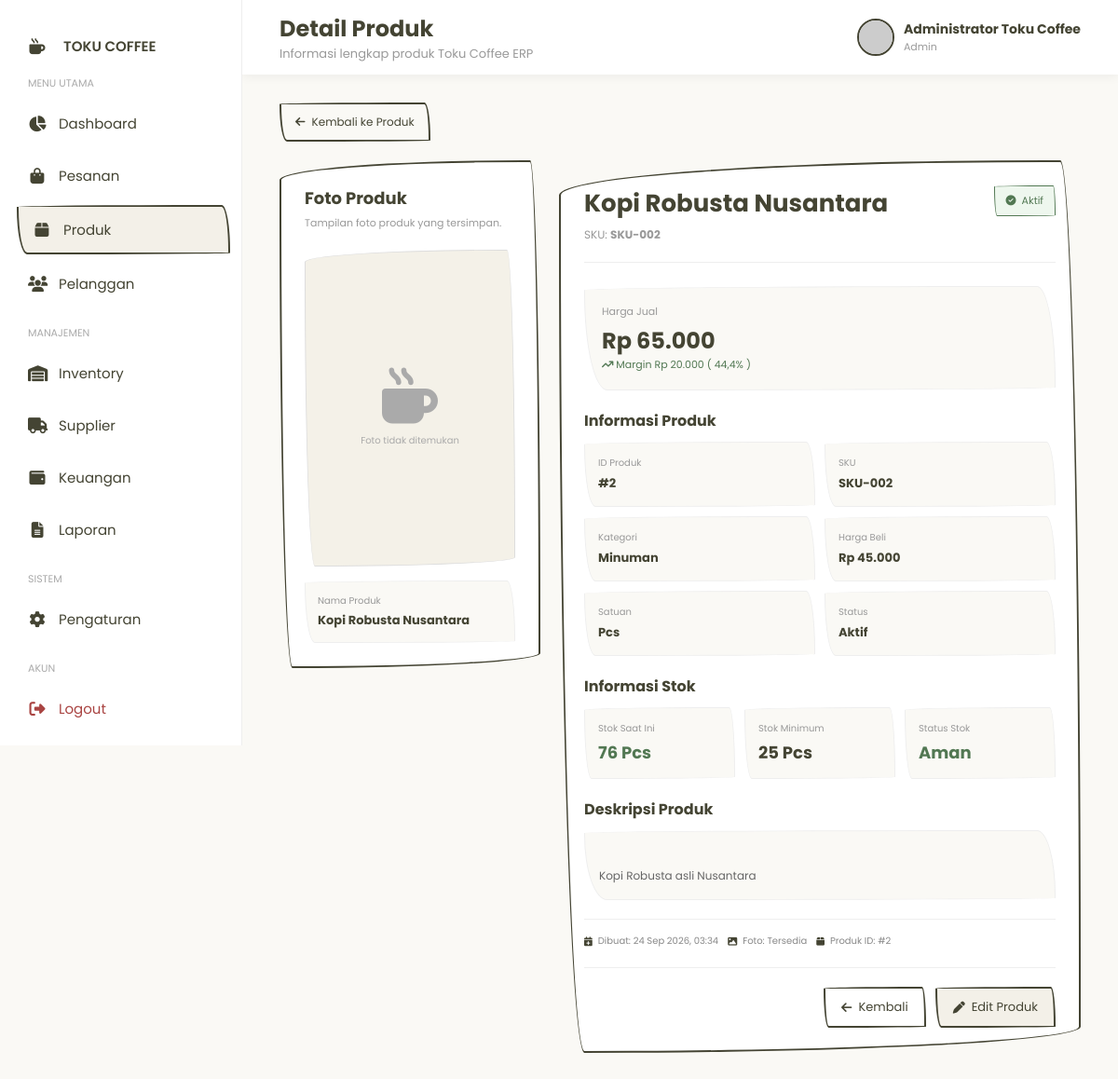
The app's page /produk/products_detail.php?id=2 (signed in) with its own data.
### tables this page shows
CREATE TABLE produk (
    id INT AUTO_INCREMENT PRIMARY KEY,
    kategori_id INT NOT NULL,
    sku VARCHAR(50) NOT NULL UNIQUE,
    nama_produk VARCHAR(150) NOT NULL,
    deskripsi TEXT,
    harga DECIMAL(15,2) NOT NULL DEFAULT 0,
    harga_beli DECIMAL(15,2) NOT NULL DEFAULT 0,
    stok INT NOT NULL DEFAULT 0,
    stok_minimum INT NOT NULL DEFAULT 0,
    satuan VARCHAR(30) DEFAULT 'Pcs',
    gambar VARCHAR(255),
    status ENUM('aktif','nonaktif') DEFAULT 'aktif',
    created_at TIMESTAMP DEFAULT CURRENT_TIMESTAMP,
    updated_at TIMESTAMP DEFAULT CURRENT_TIMESTAMP
        ON UPDATE CURRENT_TIMESTAMP,

    CONSTRAINT fk_produk_kategori
        FOREIGN KEY (kategori_id)
        REFERENCES kategori(id)
        ON DELETE RESTRICT
        ON UPDATE CASCADE
);

CREATE TABLE kategori (
    id INT AUTO_INCREMENT PRIMARY KEY,
    nama_kategori VARCHAR(100) NOT NULL,
    deskripsi TEXT,
    status ENUM('aktif','nonaktif') DEFAULT 'aktif',
    created_at TIMESTAMP DEFAULT CURRENT_TIMESTAMP
);

### produk/products_detail.php (the view, shortened to what this page needs)
<?php
require_once "../config/koneksi.php";
if (!function_exists('rupiah')) {
    function rupiah($angka)
    {
        return 'Rp ' . number_format((float)$angka, 0, ',', '.');
    }
}
if (!function_exists('e')) {
    function e($text)
    {
        return htmlspecialchars((string)$text, ENT_QUOTES, 'UTF-8');
    }
}
$id = isset($_GET['id'])
    ? (int)$_GET['id']
    : 0;
$namaUser =
    $_SESSION['full_name']
    ?? $_SESSION['username']
    ?? 'Admin ERP';
$roleUser =
    $_SESSION['role']
    ?? 'Administrator';
$avatarName = urlencode($namaUser);
$stmt = $conn->prepare("
    SELECT
        p.id,
        p.kategori_id,
        p.sku,
        p.nama_produk,
        p.deskripsi,
        p.harga,
        p.harga_beli,
        p.stok,
        p.stok_minimum,
        p.satuan,
        p.gambar,
        p.status,
        p.created_at,
        k.nama_kategori
    FROM produk p
    LEFT JOIN kategori k
        ON k.id = p.kategori_id
    WHERE p.id = ?
    LIMIT 1
");
$stmt->bind_param("i", $id);
$stmt->execute();
$result = $stmt->get_result();
$product = $result->fetch_assoc();
$hargaJual =
    (float)$product['harga'];
$hargaBeli =
    (float)$product['harga_beli'];
$stok =
    (int)$product['stok'];
$stokMinimum =
    (int)$product['stok_minimum'];
$margin =
    $hargaJual - $hargaBeli;
$marginPersen = 0;
if ($hargaBeli > 0) {
    $marginPersen =
        ($margin / $hargaBeli) * 100;
}
if ($stok <= 0) {
    $stokStatus = 'Habis';
    $stokClass = 'danger';
} elseif ($stok <= $stokMinimum) {
    $stokStatus = 'Stok Rendah';
    $stokClass = 'warning';
} else {
    $stokStatus = 'Aman';
    $stokClass = 'success';
}
$statusProduk =
    strtolower(
        trim(
            $product['status'] ?? ''
        )
    );
if ($statusProduk === 'aktif') {
    $statusLabel = 'Aktif';
    $statusClass = 'success';
} else {
    $statusLabel = 'Nonaktif';
    $statusClass = 'danger';
}
$fotoProduk = trim($product['gambar'] ?? '');
if (!empty($fotoProduk)) {
    if (
        strpos($fotoProduk, 'http://') === 0 ||
        strpos($fotoProduk, 'https://') === 0
    ) {
    } else {
        $fotoProduk = '../upload/' . basename($fotoProduk);
    }
} else {
    $fotoProduk = '../upload/toku-americano.png';
}
$tanggalProduk = '';
if (!empty($product['created_at'])) {
    $timestamp =
        strtotime(
            $product['created_at']
        );
    if ($timestamp !== false) {
        $tanggalProduk =
            date(
                'd M Y, H:i',
                $timestamp
            );
    }
}
?>
<!DOCTYPE html>
<html lang="id">
<head>
    <link
        rel="stylesheet"
        href="https://cdnjs.cloudflare.com/ajax/libs/font-awesome/6.5.2/css/all.min.css">
</head>
<body>
    <aside
        class="sidebar"
        id="sidebar">
        <a
            href="../dashboard.php"
            class="logo">
            <i class="fas fa-mug-hot"></i>
            TOKU COFFEE
        </a>
        <div class="menu-title">
            Menu Utama
        </div>
        <a href="../dashboard.php">
            <i class="fas fa-chart-pie"></i>
            Dashboard
        </a>
        <a href="../orders.php">
            <i class="fas fa-shopping-bag"></i>
            Pesanan
        </a>
        <a
            href="products.php"
            class="active">
            <i class="fas fa-box"></i>
            Produk
        </a>
        <a href="../customers.php">
            <i class="fas fa-users"></i>
            Pelanggan
        </a>
        <div
            class="menu-title"
            style="margin-top:2rem;">
            Manajemen
        </div>
        <a href="../inventory.php">
            <i class="fas fa-warehouse"></i>
            Inventory
        </a>
        <a href="../suppliers.php">
            <i class="fas fa-truck"></i>
            Supplier
        </a>
        <a href="../finance.php">
            <i class="fas fa-wallet"></i>
            Keuangan
        </a>
        <a href="../reports.php">
            <i class="fas fa-file-lines"></i>
            Laporan
        </a>
        <div
            class="menu-title"
            style="margin-top:2rem;">
            Sistem
        </div>
        <a href="../settings.php">
            <i class="fas fa-gear"></i>
            Pengaturan
        </a>
        <div
            class="menu-title"
            style="margin-top:2rem;">
            Akun
        </div>
        <a
            href="../login/logout.php"
            class="logout-menu"
            onclick="return confirm('Apakah Anda yakin ingin keluar dari sistem?');">
            <i class="fas fa-right-from-bracket"></i>
            Logout
        </a>
    </aside>
    <main class="main">
        <header class="topbar">
            <div class="topbar-left">
                <div class="page-title">
                    <h2>
                        Detail Produk
                    </h2>
                    <p>
                        Informasi lengkap produk Toku Coffee ERP
                    </p>
                </div>
            </div>
            <div class="topbar-right">
                <div class="profile">
                    <img
                        src="https://ui-avatars.com/api/?name=<?= $avatarName ?>&background=443&color=fff"
                        alt="Profile">
                    <div class="profile-info">
                        <h4>
                            <?= e($namaUser) ?>
                        </h4>
                        <p>
                            <?= e(ucfirst($roleUser)) ?>
                        </p>
                    </div>
                </div>
            </div>
        </header>
        <section class="content">
            <div class="back-button">
                <a href="products.php">
                    <i class="fas fa-arrow-left"></i>
                    Kembali ke Produk
                </a>
            </div>
            <div class="product-container">
                <section class="image-panel">
                    <h2>
                        Foto Produk
                    </h2>
                    <p>
                        Tampilan foto produk yang tersimpan.
                    </p>
                    <div class="image-preview">
                        <?php if (!empty($fotoProduk)): ?>
                            <div
                                class="no-image"
                                id="noImage"
                                style="display:none;">
                                <i class="fas fa-mug-hot"></i>
                                <span>
                                    Foto tidak ditemukan
                                </span>
                            </div>
                        <?php endif; ?>
                    </div>
                    <div class="image-info">
                        <span>
                            Nama Produk
                        </span>
                        <strong>
                            <?= e($product['nama_produk']) ?>
                        </strong>
                    </div>
                </section>
                <section class="detail-panel">
                    <div class="detail-header">
                        <div>
                            <h1>
                                <?= e($product['nama_produk']) ?>
                            </h1>
                            <p>
                                SKU:
                                <strong>
                                    <?= e($product['sku']) ?>
                                </strong>
                            </p>
                        </div>
                        <div
                            class="status-badge <?= e($statusClass) ?>">
                            <?php if ($statusProduk === 'aktif'): ?>
                                <i class="fas fa-circle-check"></i>
                            <?php else: ?>
                                <i class="fas fa-circle-xmark"></i>
                            <?php endif; ?>
                            <?= e($statusLabel) ?>
                        </div>
                    </div>
                    <div class="price-card">
                        <span>
                            Harga Jual
                        </span>
                        <strong>
                            <?= rupiah($hargaJual) ?>
                        </strong>
                        <?php if ($hargaBeli > 0): ?>
                            <small>
                                <i class="fas fa-arrow-trend-up"></i>
                                Margin
                                <?= rupiah($margin) ?>
                                (
                                <?= number_format(
                                    $marginPersen,
                                    1,
                                    ',',
                                    '.'
                                ) ?>%
                                )
                            </small>
                        <?php else: ?>
                            <small>
                                Harga beli belum tersedia
                            </small>
                        <?php endif; ?>
                    </div>
                    <h3 class="section-title">
                        Informasi Produk
                    </h3>
                    <div class="info-grid">
                        <div class="info-box">
                            <span>
                                ID Produk
                            </span>
                            <strong>
                                #<?= (int)$product['id'] ?>
                            </strong>
                        </div>
                        <div class="info-box">
                            <span>
                                SKU
                            </span>
                            <strong>
                                <?= e($product['sku']) ?>
                            </strong>
                        </div>
                        <div class="info-box">
                            <span>
                                Kategori
                            </span>
                            <strong>
                                <?= !empty($product['nama_kategori'])
                                    ? e($product['nama_kategori'])
                                    : 'Tidak ada kategori'
                                ?>
                            </strong>
                        </div>
                        <div class="info-box">
                            <span>
                                Harga Beli
                            </span>
                            <strong>
                                <?= rupiah($hargaBeli) ?>
                            </strong>
                        </div>
                        <div class="info-box">
                            <span>
                                Satuan
                            </span>
                            <strong>
                                <?= e($product['satuan']) ?>
                            </strong>
                        </div>
                        <div class="info-box">
                            <span>
                                Status
                            </span>
                            <strong>
                                <?= e($statusLabel) ?>
                            </strong>
                        </div>
                    </div>
                    <h3 class="section-title">
                        Informasi Stok
                    </h3>
                    <div class="stock-card">
                        <div class="stock-box <?= e($stokClass) ?>">
                            <span>
                                Stok Saat Ini
                            </span>
                            <strong>
                                <?= number_format(
                                    $stok,
                                    0,
                                    ',',
                                    '.'
                                ) ?>
                                <?= e($product['satuan']) ?>
                            </strong>
                        </div>
                        <div class="stock-box">
                            <span>
                                Stok Minimum
                            </span>
                            <strong>
                                <?= number_format(
                                    $stokMinimum,
                                    0,
                                    ',',
                                    '.'
                                ) ?>
                                <?= e($product['satuan']) ?>
                            </strong>
                        </div>
                        <div class="stock-box <?= e($stokClass) ?>">
                            <span>
                                Status Stok
                            </span>
                            <strong>
                                <?= e($stokStatus) ?>
                            </strong>
                        </div>
                    </div>
                    <h3 class="section-title">
                        Deskripsi Produk
                    </h3>
                    <div class="description">
                        <?php if (!empty(trim($product['deskripsi'] ?? ''))): ?>
                            <p>
                                <?= e($product['deskripsi']) ?>
                            </p>
                        <?php else: ?>
                            <p class="empty">
                                Belum ada deskripsi untuk produk ini.
                            </p>
                        <?php endif; ?>
                    </div>
                    <div class="meta">
                        <div class="meta-item">
                            <i class="fas fa-calendar-plus"></i>
                            Dibuat:
                            <?= e(
                                $tanggalProduk ?: '-'
                            ) ?>
                        </div>
                        <div class="meta-item">
                            <i class="fas fa-image"></i>
                            Foto:
                            <?= !empty($fotoProduk)
                                ? 'Tersedia'
                                : 'Tidak tersedia'
                            ?>
                        </div>
                        <div class="meta-item">
                            <i class="fas fa-box"></i>
                            Produk ID:
                            #<?= (int)$product['id'] ?>
                        </div>
                    </div>
                    <div class="actions">
                        <a
                            href="products.php"
                            class="btn">
                            <i class="fas fa-arrow-left"></i>
                            Kembali
                        </a>
                        <a
                            href="products_edit.php?id=<?= (int)$product['id'] ?>"
                            class="btn btn-edit">
                            <i class="fas fa-pen"></i>
                            Edit Produk
                        </a>
                    </div>
                </section>
            </div>
        </section>
    </main>
</body>
</html>

### records on screen
produk: nama_produk "Kopi Robusta Nusantara", sku "SKU-002", status "Aktif", harga "Rp 65.000", rupiah($margin) "Rp 20.000", marginPersen "44,4", id "2", kategori.nama_kategori "Minuman", harga_beli "Rp 45.000", satuan "Pcs", stok "76", stok_minimum "25", stokStatus "Aman", deskripsi "Kopi Robusta asli Nusantara", created_at "24 Sep 2026, 03:34"

### other values on screen
$namaUser "Administrator Toku Coffee"
$roleUser "Admin"
